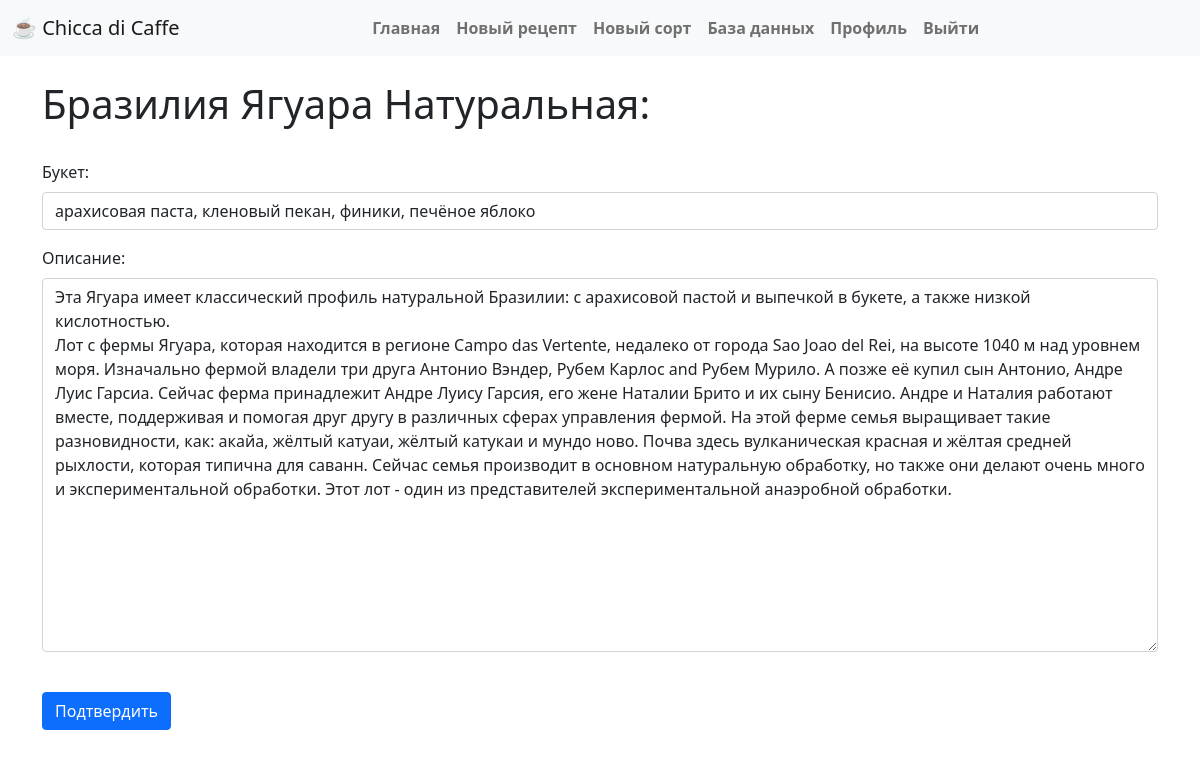
Screenshot of /editor/sort/3 (signed in) with the database file from the repository.
### app/models.py (models this page shows, shortened)
class Sort(db.Model):  # SearchableMixin, db.Model):
    __searchable__ = ['title', 'bouquet']
    id = db.Column(db.Integer, primary_key=True)
    title = db.Column(db.String(60), index=True, unique=True)
    bouquet = db.Column(db.String(120))
    description = db.Column(db.Text())
    timestamp = db.Column(db.DateTime, index=True, default=datetime.utcnow())
    user_id = db.Column(db.Integer, db.ForeignKey('user.id'))

### app/routes.py (the view, shortened to what this page needs)
@app.route('/editor/<type>/<id>', methods=['GET', 'POST'])
@login_required
def editor(type, id):
    if type == 'sort':
        form = EditSort()
        s = Sort.query.filter_by(id=id).first()
        if form.validate_on_submit():
            s.bouquet = form.bouquet.data
            s.description = form.description.data
            db.session.commit()
            return redirect(url_for('sort', sort_id=id))
        else:
            form.bouquet.data = s.bouquet
            form.description.data = s.description
            return render_template('edit_sort.html', form=form, sort=s, ADMIN_EMAILS=Config.ADMINS)

### app/forms.py (shortened to what this page needs)
class EditSort(FlaskForm):
    bouquet = StringField('Букет:', validators=[DataRequired(EMPTY_FIELD)])
    description = TextAreaField('Описание:', validators=[DataRequired(EMPTY_FIELD)])
    submit = SubmitField('Подтвердить')

### app/models.py (called while the page is built)
@login.user_loader
def load_user(user_id):
    return User.query.get(int(user_id))

### app/templates/edit_sort.html (shortened to what this page needs)
{% extends 'base.html' %}
{% block app_content %}
    <h1>{{ sort.title }}:</h1>
    <br>
    <form action="" method="post" novalidate>
        <p>
            <label for="bouquet" class="form-label">{{ form.bouquet.label }}</label>
            {{ form.bouquet(class='form-control', id='bouquet') }}
        </p>
        <p>
            <label for="description" class="form-label">{{ form.description.label }}</label>
            {{ form.description(class='form-control', id='description', rows="15") }}
        </p>
        <br>
        <p>{{ form.submit(class='btn btn-primary') }}</p>
    </form>
{% endblock %}

### rows the page displays
Sort: title "Бразилия Ягуара Натуральная", bouquet "арахисовая паста, кленовый пекан, финики, печёное яблоко", description "Эта Ягуара имеет классический профиль натуральной Бразилии: с арахисовой пастой и выпечкой в букете, а также низкой кислотностью. Лот с фермы Ягуара, которая находится в регионе Campo das Vertente, недалеко от города Sao Joao del Rei, на высоте 1040 м над уровнем моря. Изначально фермой владели три друга Антонио Вэндер, Рубем Карлос and Рубем Мурило. А позже её купил сын Антонио, Андре Луис Гарсиа. Сейчас ферма принадлежит Андре Луису Гарсия, его жене Наталии Брито и их сыну Бенисио. Андре и Наталия работают вместе, поддерживая и помогая друг другу в различных сферах управления фермой. На этой ферме семья выращивает такие разновидности, как: акайа, жёлтый катуаи, жёлтый катукаи и мундо…"
